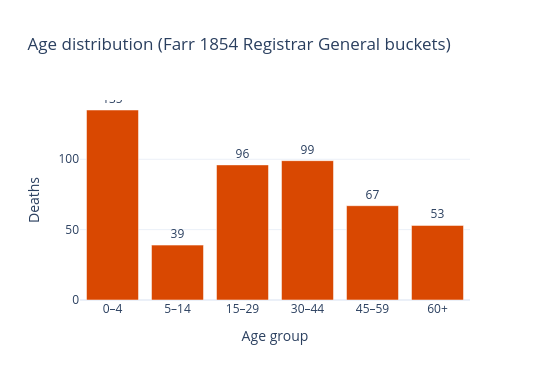

The code cell stored with this chart in its notebook:
### Markdown cell above
**Figure 14c.** Synthetic epidemic curve: number of individual deaths per day sampled from Snow's (1855) daily fatal-attack table using weighted random sampling (seed 1854). The absolute peak falls on 2 September (105 deaths in this sample); the pump handle was removed on 8 September. The curve shape approximates the historical distribution; individual-day counts vary from the source table due to the stochastic sampling of n = 489 from a total-weight distribution of ~660.

### Code cell
# Figure 14d — age distribution
fig_d = go.Figure(go.Bar(
    x=age_labels, y=age_counts.values,
    marker_color="#d94801",
    text=age_counts.values, textposition="outside",
))
fig_d.update_layout(
    title="Age distribution (Farr 1854 Registrar General buckets)",
    xaxis_title="Age group", yaxis_title="Deaths",
    template="plotly_white", height=380, width=550,
)
fig_d.show()

### Figure 1 — Plotly figure (JSON) as saved in the notebook; plotly's stock layout.template omitted (floating-point values rounded to 4 significant figures)
{"data": [{"marker": {"color": "#d94801"}, "text": [135.0, 39.0, 96.0, 99.0, 67.0, 53.0], "textposition": "outside", "type": "bar", "x": ["0–4", "5–14", "15–29", "30–44", "45–59", "60+"], "y": [135, 39, 96, 99, 67, 53]}], "layout": {"height": 380, "title": {"text": "Age distribution (Farr 1854 Registrar General buckets)"}, "width": 550, "xaxis": {"title": {"text": "Age group"}}, "yaxis": {"title": {"text": "Deaths"}}}}
